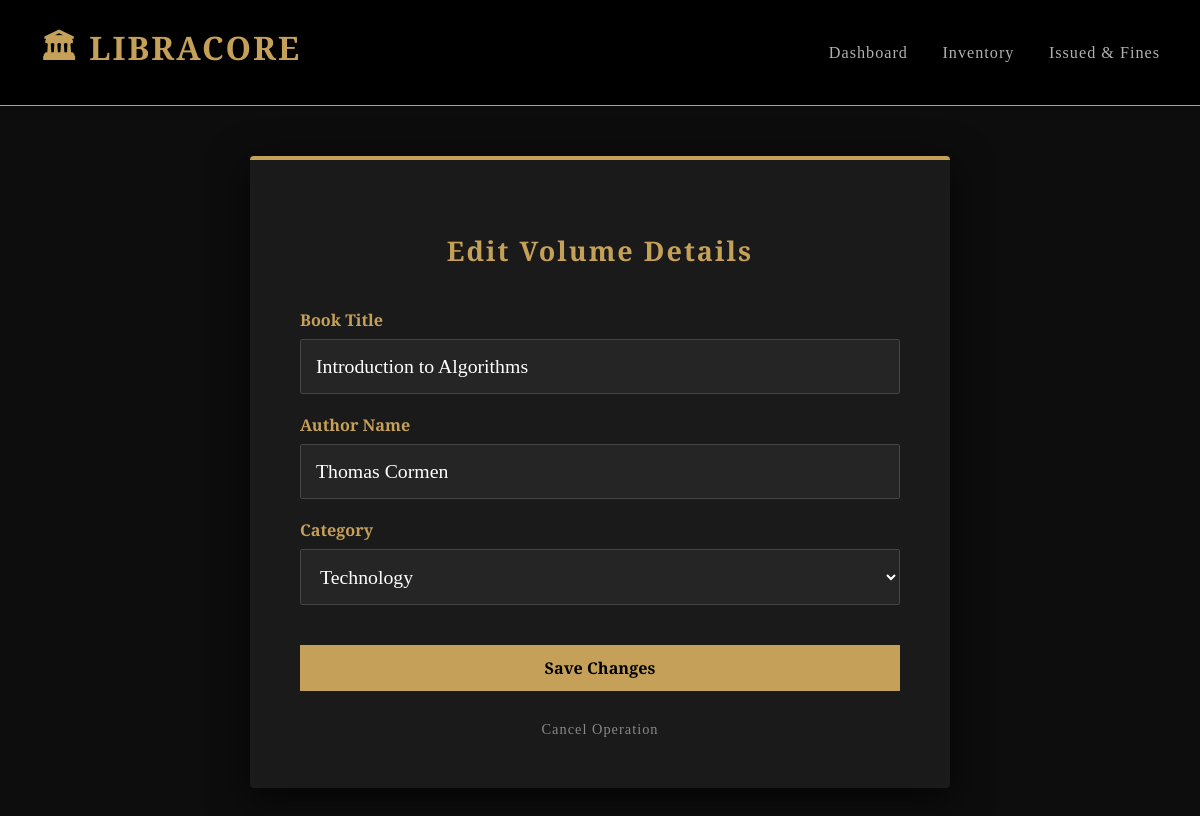
Before: /edit/3 with the older database file.
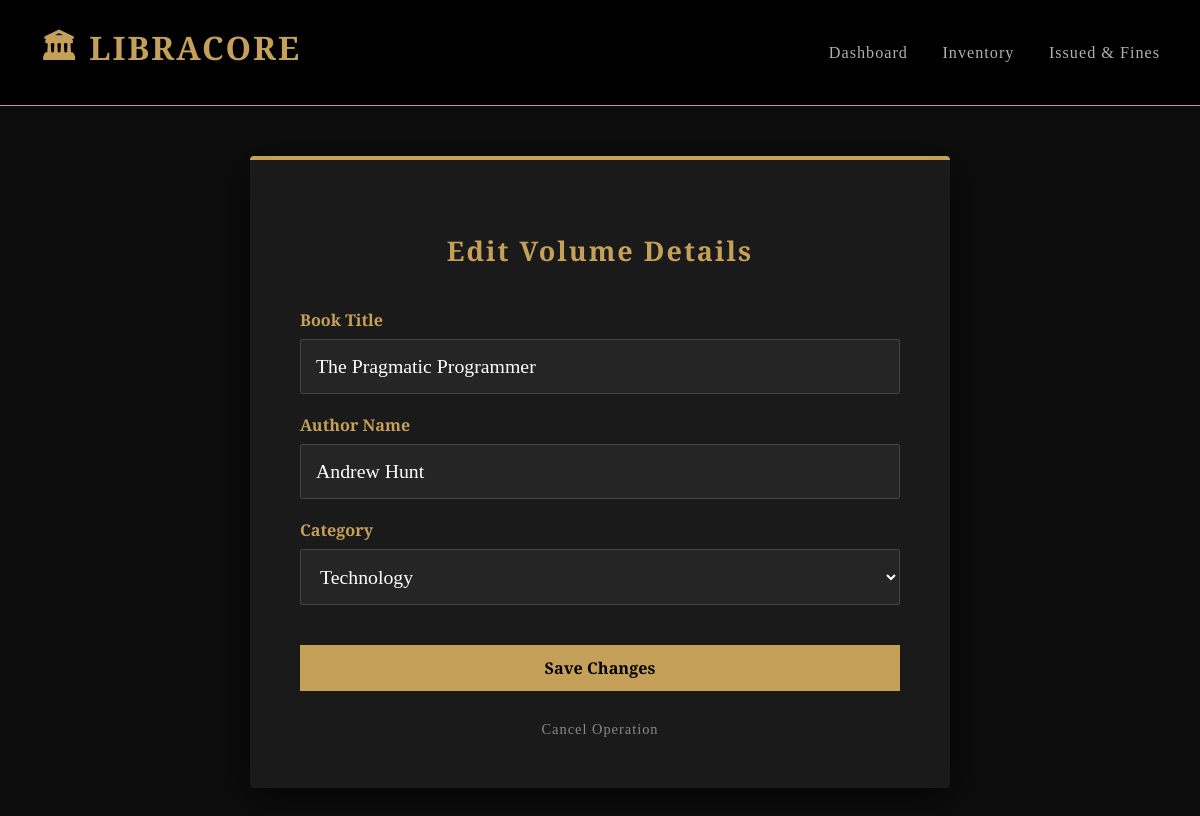
After: the same page with the newer database file.
### tables this page shows
CREATE TABLE books (
                id INTEGER PRIMARY KEY AUTOINCREMENT,
                title TEXT NOT NULL,
                author TEXT NOT NULL,
                category TEXT,
                status TEXT DEFAULT 'Available',
                borrower_name TEXT DEFAULT NULL,
                issue_date DATE DEFAULT NULL,
                due_date DATE DEFAULT NULL
            );

### app.py (the view)
@app.route('/edit/<int:book_id>', methods=('GET', 'POST'))
def edit_book(book_id):
    with get_db_connection() as conn:
        book = conn.execute('SELECT * FROM books WHERE id = ?', (book_id,)).fetchone()
        if request.method == 'POST':
            conn.execute('UPDATE books SET title = ?, author = ?, category = ? WHERE id = ?',
                         (request.form['title'], request.form['author'], request.form['category'], book_id))
            conn.commit()
            return redirect(url_for('inventory'))
    return render_template('edit_book.html', book=book)

### app.py (called while the page is built)
def get_db_connection():
    conn = sqlite3.connect('library.db')
    conn.row_factory = sqlite3.Row
    return conn

### templates/edit_book.html (shortened to what this page needs)
{% extends 'base.html' %}
{% block content %}
<div style="max-width: 600px; margin: 50px auto; background: #1a1a1a; padding: 50px; border-radius: 4px; border-top: 4px solid #c5a059; box-shadow: 0 10px 40px rgba(0,0,0,0.7);">
    <h2 style="text-align: center; color: #c5a059; margin-bottom: 40px; font-family: 'Cinzel', serif; letter-spacing: 2px; font-weight: 700;">
        Edit Volume Details
    </h2>
    <form method="post" style="display: flex; flex-direction: column; gap: 20px;">
        <div style="display: flex; flex-direction: column; gap: 8px;">
            <label style="color: #c5a059; font-family: 'Cinzel', serif; font-size: 0.9em; font-weight: bold;">Book Title</label>
            <input type="text" name="title" value="{{ book.title }}" required
                   style="padding: 15px; background: #252525; border: 1px solid #444; color: #fff; font-family: 'Cormorant Garamond', serif; font-size: 1.1em; border-radius: 2px;">
        </div>
        <div style="display: flex; flex-direction: column; gap: 8px;">
            <label style="color: #c5a059; font-family: 'Cinzel', serif; font-size: 0.9em; font-weight: bold;">Author Name</label>
            <input type="text" name="author" value="{{ book.author }}" required
                   style="padding: 15px; background: #252525; border: 1px solid #444; color: #fff; font-family: 'Cormorant Garamond', serif; font-size: 1.1em; border-radius: 2px;">
        </div>
        <div style="display: flex; flex-direction: column; gap: 8px;">
            <label style="color: #c5a059; font-family: 'Cinzel', serif; font-size: 0.9em; font-weight: bold;">Category</label>
            <select name="category" style="padding: 15px; background: #252525; border: 1px solid #444; color: #fff; font-family: 'Cormorant Garamond', serif; font-size: 1.1em; border-radius: 2px;">
                <option value="Technology" {% if book.category == 'Technology' %}selected{% endif %}>Technology</option>
            </select>
        </div>
        <button type="submit" class="btn" style="margin-top: 20px; width: 100%; cursor: pointer;">
            Save Changes
        </button>
        <a href="{{ url_for('inventory') }}" style="text-align: center; color: #888; text-decoration: none; margin-top: 10px; font-family: 'Cinzel', serif; font-size: 0.8em; letter-spacing: 1px; transition: color 0.3s;">
            Cancel Operation
        </a>
    </form>
</div>
{% endblock %}

Changed rows visible on the page:
changed books "Technology": title "Introduction to Algorithms" → "The Pragmatic Programmer"; author "Thomas Cormen" → "Andrew Hunt"
